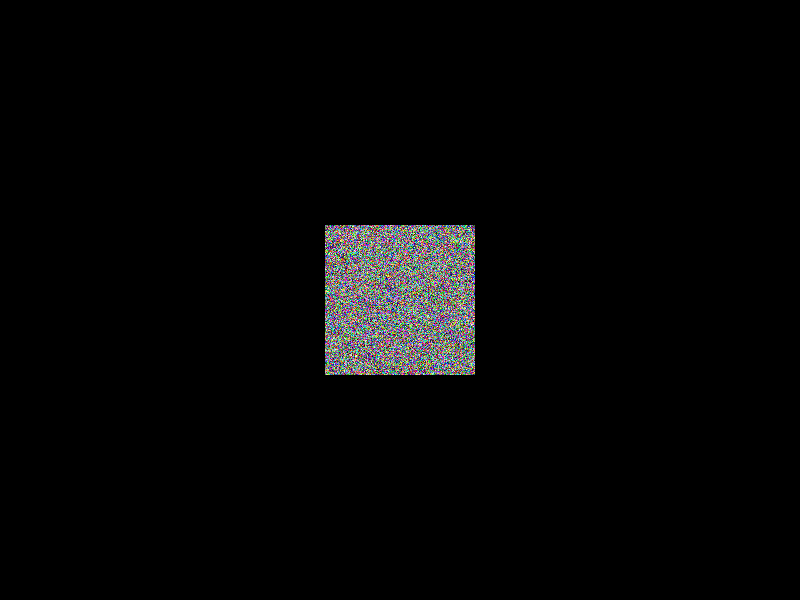
Frame 1 (no input)
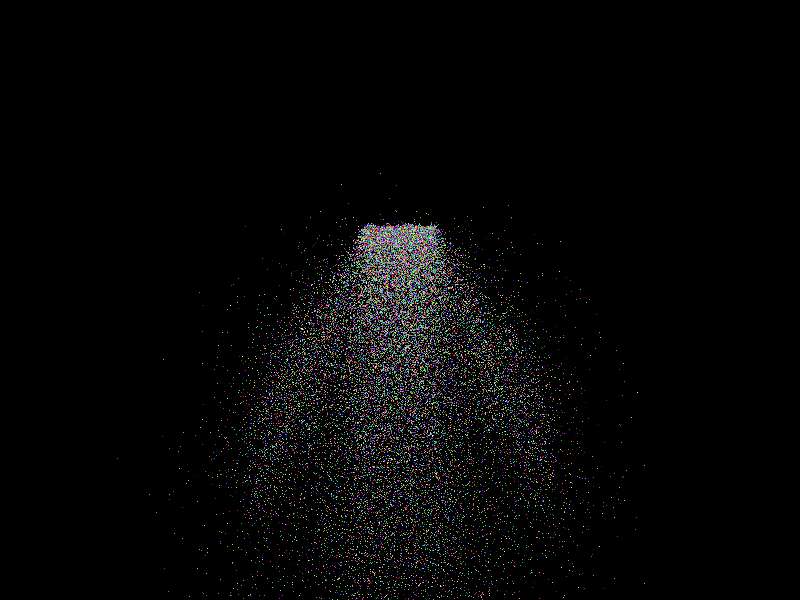
Frame 60 (the mouse pressed at the canvas centre just before this capture)
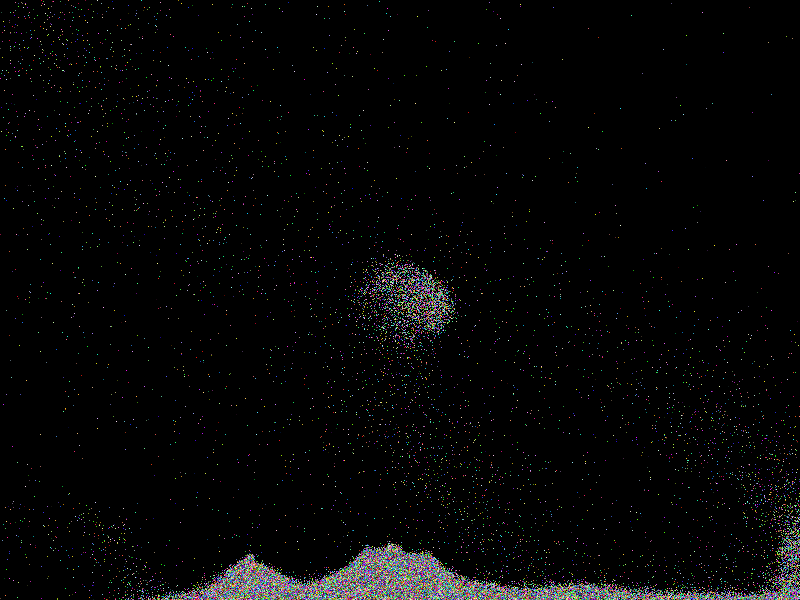
Frame 120 (the mouse held since frame 60 and released just before this capture)

The Processing sketch that drew these frames (run headless with seeded random() and noise(); from frame 60 on, the mouse is pressed at the canvas centre):

// Processing sketch: processing_153344
// ── processing_153344.pde

boolean[][] occupied;
particle[][] reference;
PVector mouse;
PVector pmouse;
PVector mouseV;
class particle{
  PVector location;
  PVector velocity;
  int impatience = 0;
  color clr;
  particle(int x,int y,color clr){
    location = new PVector(x,y);
    velocity = new PVector();
    this.clr = clr;
    occupied[x][y] = true;
    reference[x][y] = this;
  }
  void update(){
    int px = round(location.x);
    int py = round(location.y);
    PVector newLoc = PVector.add(location,velocity);
    int nx = round(newLoc.x);
    int ny = round(newLoc.y);
    if((px==nx&&py==ny)==false){
      if(nx<0||nx>=width){
        velocity.x *= -0.5;
      }else if(ny<0||ny>=height){
        velocity.y *= -0.5;
      }else{
        if(occupied[nx][ny]){
          PVector delta = PVector.sub(reference[nx][ny].velocity,velocity);
          delta.mult(0.8);
          float heat = impatience/3f;
          delta.add(new PVector(random(-heat,heat),random(-heat,heat)));
          velocity.add(delta);
          reference[nx][ny].velocity.sub(delta);
          impatience++;
          if(impatience>4){impatience = 4;}
        }else{
          occupied[px][py] = false;
          occupied[nx][ny] = true;
          reference[nx][ny] = this;
          location = newLoc;
          impatience = 0;
        }
      }
    }
    if(mousePressed){
      PVector arm = PVector.sub(mouse,location);
      float rad = 64;
      if(arm.mag()<rad){
        PVector delta = PVector.sub(mouseV,velocity);
        delta.mult((1-arm.mag()/rad)*0.5);
        velocity.add(delta);
      }
    }
    velocity.y += 0.1;
  }
}
particle[] field;
void setup(){
  size(800,600);
  occupied = new boolean[width][height];
  reference = new particle[width][height];
  int boxSize = 150;
  field = new particle[boxSize*boxSize];
  for(int i=0;i<field.length;i++){
    int x = width/2-boxSize/2+i%boxSize;
    int y = height/2-boxSize/2+i/boxSize;
    field[i] = new particle(x,y,color(random(0,255),random(0,255),random(0,255)));
  }
}
void draw(){
  background(0);
  pmouse = new PVector(pmouseX,pmouseY);
  mouse = new PVector(mouseX,mouseY);
  mouseV = PVector.sub(mouse,pmouse);
  for(int i=0;i<field.length;i++){
    field[i].update();
    set(round(field[i].location.x),round(field[i].location.y),field[i].clr);
  }
}
